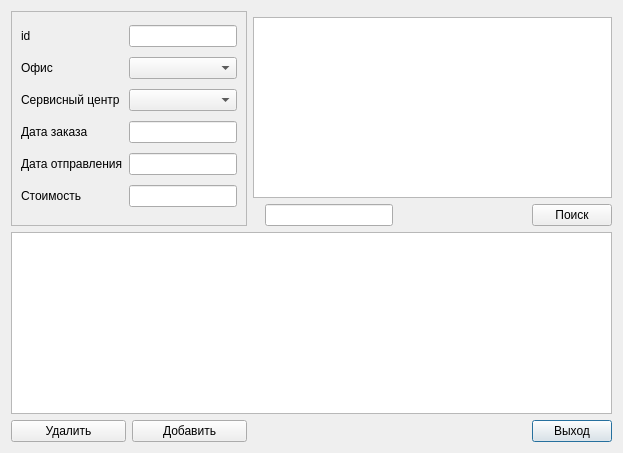
<?xml version="1.0" encoding="UTF-8"?>
<ui version="4.0">
 <class>onb7</class>
 <widget class="QDialog" name="onb7">
  <property name="geometry">
   <rect>
    <x>0</x>
    <y>0</y>
    <width>623</width>
    <height>453</height>
   </rect>
  </property>
  <property name="windowTitle">
   <string>Dialog</string>
  </property>
  <layout class="QGridLayout" name="gridLayout_2">
   <item row="5" column="6">
    <widget class="QPushButton" name="btnExit">
     <property name="text">
      <string>Выход</string>
     </property>
    </widget>
   </item>
   <item row="2" column="4">
    <widget class="QLineEdit" name="leSearch"/>
   </item>
   <item row="0" column="0" rowspan="3" colspan="2">
    <widget class="QFrame" name="frame">
     <property name="frameShape">
      <enum>QFrame::StyledPanel</enum>
     </property>
     <property name="frameShadow">
      <enum>QFrame::Plain</enum>
     </property>
     <layout class="QGridLayout" name="gridLayout">
      <item row="4" column="0">
       <widget class="QLabel" name="label_5">
        <property name="text">
         <string>Дата отправления</string>
        </property>
       </widget>
      </item>
      <item row="5" column="0">
       <widget class="QLabel" name="label_6">
        <property name="text">
         <string>Стоимость</string>
        </property>
       </widget>
      </item>
      <item row="4" column="1" colspan="2">
       <widget class="QLineEdit" name="le3"/>
      </item>
      <item row="3" column="0">
       <widget class="QLabel" name="label_4">
        <property name="text">
         <string>Дата заказа</string>
        </property>
       </widget>
      </item>
      <item row="1" column="0">
       <widget class="QLabel" name="label_2">
        <property name="text">
         <string>Офис</string>
        </property>
       </widget>
      </item>
      <item row="2" column="0">
       <widget class="QLabel" name="label_3">
        <property name="text">
         <string>Сервисный центр</string>
        </property>
       </widget>
      </item>
      <item row="1" column="1" colspan="2">
       <widget class="QComboBox" name="cmb1"/>
      </item>
      <item row="3" column="1" colspan="2">
       <widget class="QLineEdit" name="le2"/>
      </item>
      <item row="2" column="1" colspan="2">
       <widget class="QComboBox" name="cmb2"/>
      </item>
      <item row="5" column="1" colspan="2">
       <widget class="QLineEdit" name="le4"/>
      </item>
      <item row="0" column="0">
       <widget class="QLabel" name="label">
        <property name="text">
         <string>id</string>
        </property>
       </widget>
      </item>
      <item row="0" column="1" colspan="2">
       <widget class="QLineEdit" name="le1"/>
      </item>
     </layout>
    </widget>
   </item>
   <item row="5" column="0">
    <widget class="QPushButton" name="btn2">
     <property name="text">
      <string>Удалить</string>
     </property>
    </widget>
   </item>
   <item row="2" column="6">
    <widget class="QPushButton" name="btnSearch">
     <property name="text">
      <string>Поиск</string>
     </property>
    </widget>
   </item>
   <item row="4" column="0" colspan="7">
    <widget class="QTextEdit" name="teResult">
     <property name="sizePolicy">
      <sizepolicy hsizetype="Expanding" vsizetype="Expanding">
       <horstretch>0</horstretch>
       <verstretch>0</verstretch>
      </sizepolicy>
     </property>
     <property name="readOnly">
      <bool>true</bool>
     </property>
    </widget>
   </item>
   <item row="1" column="2" colspan="5">
    <widget class="QTableWidget" name="tw"/>
   </item>
   <item row="5" column="1">
    <widget class="QPushButton" name="btn1">
     <property name="text">
      <string>Добавить</string>
     </property>
    </widget>
   </item>
   <item row="2" column="5">
    <spacer name="horizontalSpacer">
     <property name="orientation">
      <enum>Qt::Horizontal</enum>
     </property>
     <property name="sizeHint" stdset="0">
      <size>
       <width>40</width>
       <height>20</height>
      </size>
     </property>
    </spacer>
   </item>
  </layout>
 </widget>
 <resources/>
 <connections/>
</ui>
